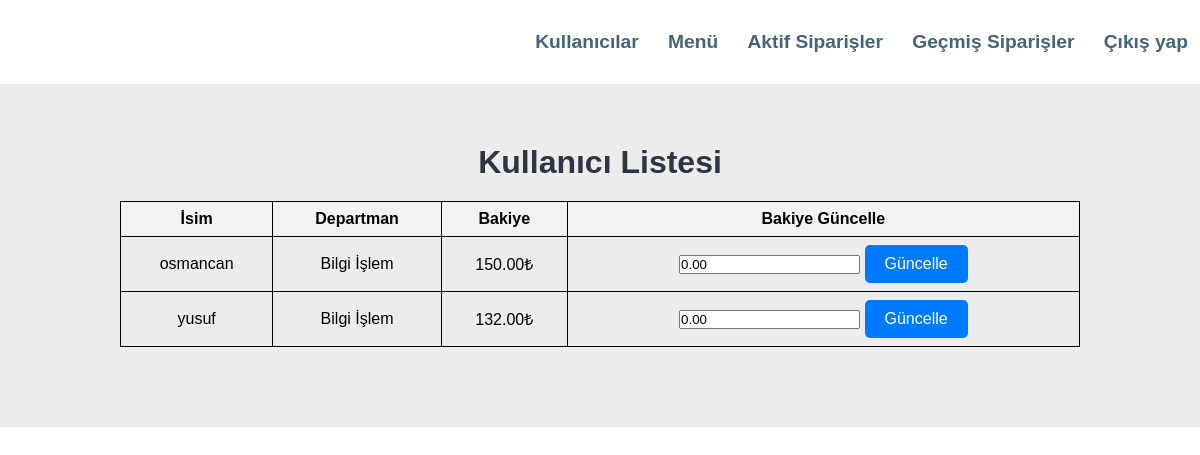
Screenshot of /admin/user_list.php (signed in) with the database file from the repository.
### tables this page shows
CREATE TABLE `users` (
  `id` int(10) NOT NULL,
  `name` varchar(250) NOT NULL,
  `password` varchar(250) NOT NULL,
  `department` varchar(250) NOT NULL,
  `balance` decimal(10,2) DEFAULT NULL
);

### settings.php (called while the page is built, shortened)
<?php
    if($locker = 1){
        $userTable = "users";
    }
?>

### admin/user_list.php (the view, shortened to what this page needs)
<?php
    include("../settings.php");
    include("admin_navbar.php");
    $sql = "SELECT * FROM $userTable";
    $res = mysqli_query($connect, $sql);
    if (mysqli_num_rows($res) > 0) {
        $user_details = mysqli_fetch_all($res, MYSQLI_ASSOC);
    } else {
        echo "<div class='error text-center'>Kullanıcı bulunamadı.</div>";
        exit();
    }
?>
<!DOCTYPE html>
<html>
<head>
    <link rel="stylesheet" href="../css/information-table.css"/>
</head>
<body>
<section class="food-menu">
    <div class="container">
        <h2 class="text-center">Kullanıcı Listesi</h2>
        <table class="order-table">
            <tr>
                <th>İsim</th>
                <th>Departman</th>
                <th>Bakiye</th>
                <th>Bakiye Güncelle</th>
            </tr>
            <?php foreach ($user_details as $user) { ?>
            <tr>
                <td><?php echo $user['name']; ?></td>
                <td><?php echo $user['department']; ?></td>
                <td><?php echo $user['balance']; ?>₺</td>
                <td>
                    <form action="update_balance.php" method="POST">
                        <input type="number" name="new_balance" value="<?php echo number_format((float)$menu['price'], 2, '.', ''); ?>" min="0" step="0.01" required>
                        <input type="submit" value="Güncelle" class="btn btn-primary">
                    </form>
                </td>
            </tr>
            <?php } ?>
        </table>
    </div>
</section>
</body>
</html>

### css/navbar.css (style rules this page uses)
* { margin: 0; padding: 0; font-family: Arial, Helvetica, sans-serif; }
.container { width: 80%; margin: 0 auto; padding: 1%; }
.text-center { text-align: center; }
.btn { padding: 1%; border: none; font-size: 1rem; border-radius: 5px; }
.btn-primary { background-color: #45637d; color: white; cursor: pointer; }
h2 { color: #2f3542; font-size: 2rem; margin-bottom: 2%; }
.food-menu { background-color: #ececec; padding: 4% 0; }

### css/information-table.css (style rules this page uses)
.order-table { width: 100%; border-collapse: collapse; margin: 20px 0; }
.order-table th, .order-table td { border: 1px solid black; padding: 8px; text-align: center; }
.order-table th { background-color: #f2f2f2; }
.btn-primary { padding: 10px 20px; background-color: #007bff; color: white; text-decoration: none; border-radius: 5px; }

### rows the page displays
users: name "osmancan", department "Bilgi İşlem", balance "150.00"
users: name "yusuf", department "Bilgi İşlem", balance "132.00"
